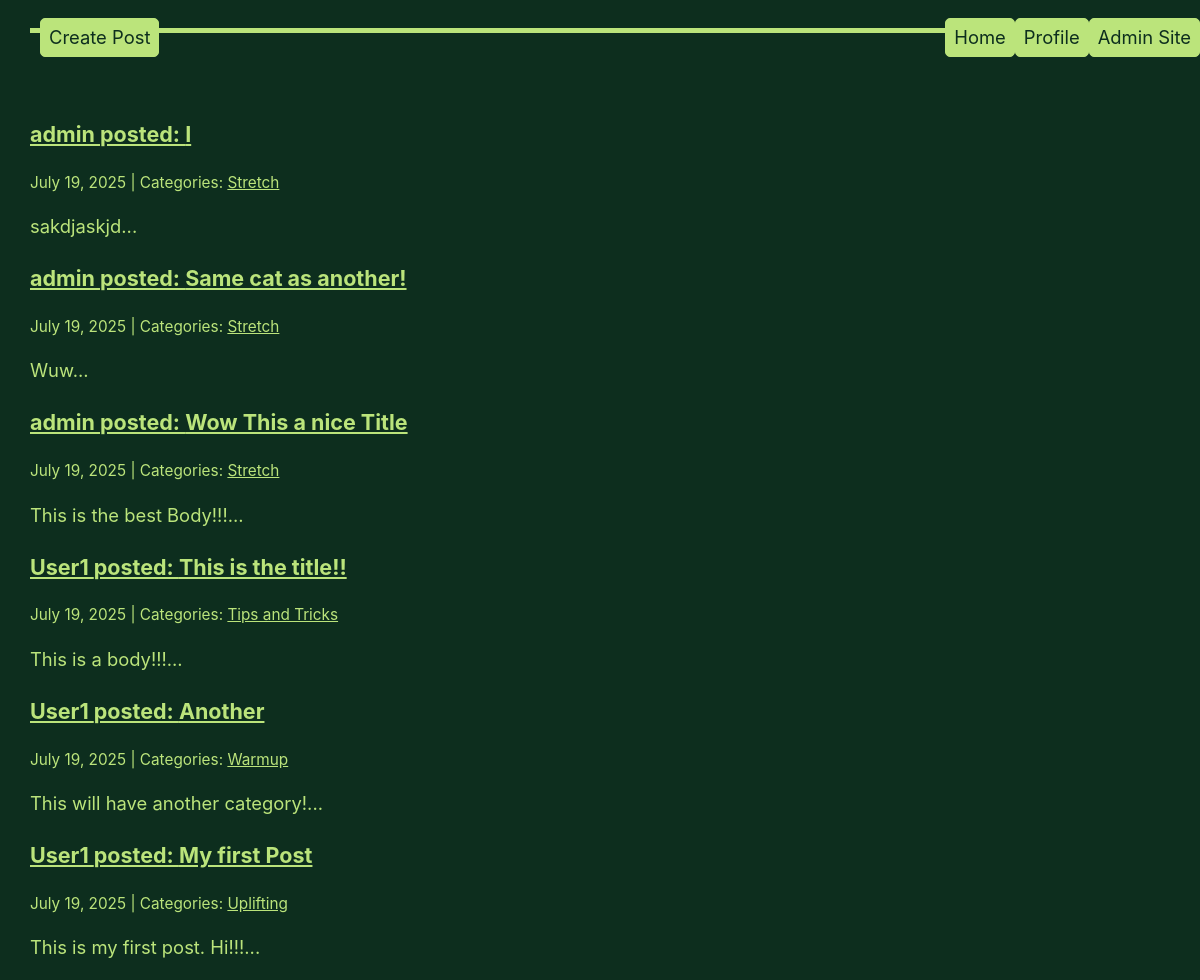
The app's page / (signed in) with its own data.
### app/models.py (models this page shows, shortened)
class Post(models.Model):
    author = models.CharField(max_length=100, default='admin')
    title = models.CharField(max_length=255)
    image = models.ImageField(null=True, upload_to="media/")
    body = models.TextField(default="")
    created_on = models.DateTimeField(auto_now_add=True)
    last_modified = models.DateTimeField(auto_now=True)
    categories = models.ManyToManyField("Category", related_name="posts")
    is_private = models.BooleanField(default=False)

class Category(models.Model):
    name = models.CharField(max_length=30)
    class Meta:
        verbose_name_plural = "categories"

### app/views.py (the view)
# urls.py: path('', views.index, name='index'),
def index(request):
    posts = Post.objects.all().order_by("-created_on")
    context = {
        "posts": posts,
    }
    return render(request, "app/index.html", context)

### app/templates/app/index.html (shortened to what this page needs)
{% extends "base.html" %}
{% block page_content %}
    {% block posts %}
        {% for post in posts %}
        <div class="post">
            <h3><a href="{% url 'post_detail' post.pk %}">{{ post.author }} posted: {{ post.title }}</a></h3>
            <small>
                {{ post.created_on.date }} | Categories:
                {% for category in post.categories.all %}
                    <a href="{% url 'category' category.name %}">
                        {{ category.name }}
                    </a>
                {% endfor %}
            </small>
            <p>{{ post.body | slice:":400" }}...</p>
          </div>
        {% endfor %}
    {% endblock posts %}
{% endblock page_content %}

### app/static/style.css (style rules this page uses)
a, a:visited { color: var(--accent); }
div { margin: 0.5rem 0; }

### records on screen
Post: author "admin", title "I", created_on "July 19, 2025", body "sakdjaskjd"
Category: name "Stretch"
Post: author "admin", title "Same cat as another!", created_on "July 19, 2025", body "Wuw"
Post: author "admin", title "Wow This a nice Title", created_on "July 19, 2025", body "This is the best Body!!!"
Post: author "User1", title "This is the title!!", created_on "July 19, 2025", body "This is a body!!!"
Category: name "Tips and Tricks"
Post: author "User1", title "Another", created_on "July 19, 2025", body "This will have another category!"
Category: name "Warmup"
Post: author "User1", title "My first Post", created_on "July 19, 2025", body "This is my first post. Hi!!!"
Category: name "Uplifting"
